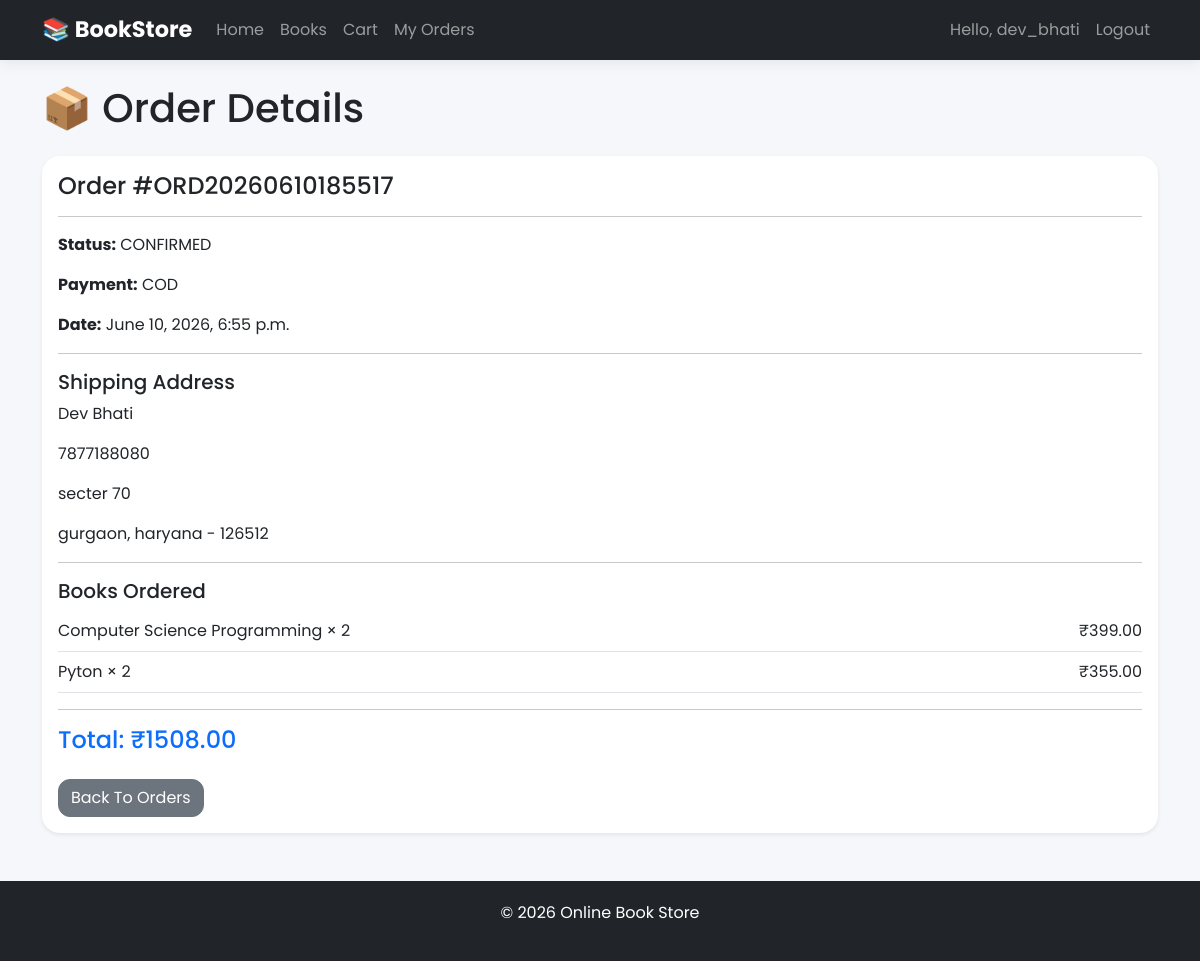
The app's page /orders/detail/5/ (signed in) with its own data.
### orders/models.py (models this page shows, shortened)
class Order(models.Model):
    PAYMENT_METHODS = (
        ('UPI', 'UPI'),
        ('CARD', 'Card'),
        ('COD', 'Cash On Delivery'),
    )
    PAYMENT_STATUS = (
        ('PENDING', 'Pending'),
        ('SUCCESS', 'Success'),
        ('FAILED', 'Failed'),
    )
    ORDER_STATUS = (
        ('PENDING', 'Pending'),
        ('CONFIRMED', 'Confirmed'),
        ('SHIPPED', 'Shipped'),
        ('DELIVERED', 'Delivered'),
        ('CANCELLED', 'Cancelled'),
    )
    user = models.ForeignKey(
        User,
        on_delete=models.CASCADE
    )
    order_number = models.CharField(
        max_length=20,
        unique=True
    )
    total_price = models.DecimalField(
        max_digits=10,
        decimal_places=2
    )
    full_name = models.CharField(
        max_length=100
    )
    phone = models.CharField(
        max_length=10
    )
    address = models.TextField()
    city = models.CharField(
        max_length=100
    )
    state = models.CharField(
        max_length=100
    )
    pincode = models.CharField(
        max_length=6
    )
    payment_method = models.CharField(
        max_length=10,
        choices=PAYMENT_METHODS
    )
    payment_status = models.CharField(
        max_length=10,
        choices=PAYMENT_STATUS,
        default='PENDING'
    )
    status = models.CharField(
        max_length=20,
        choices=ORDER_STATUS,
        default='PENDING'
    )
    created_at = models.DateTimeField(
        auto_now_add=True
    )

class OrderItem(models.Model):
    order = models.ForeignKey(
        Order,
        on_delete=models.CASCADE,
        related_name='items'
    )
    book = models.ForeignKey(
        Book,
        on_delete=models.CASCADE
    )
    quantity = models.PositiveIntegerField()
    price_at_time = models.DecimalField(
        max_digits=10,
        decimal_places=2
    )

### books/models.py (models this page shows, shortened)
class Book(models.Model):
    title = models.CharField(max_length=200)
    slug = models.SlugField(unique=True, blank=True)
    author = models.CharField(max_length=100)
    description = models.TextField()
    price = models.DecimalField(
        max_digits=10,
        decimal_places=2
    )
    stock = models.PositiveIntegerField()
    image = models.ImageField(
        upload_to='books/'
    )
    category = models.ForeignKey(
        Category,
        on_delete=models.CASCADE,
        related_name='books'
    )
    is_top10 = models.BooleanField(default=False)
    is_featured = models.BooleanField(default=False)
    is_new_arrival = models.BooleanField(default=False)
    created_at = models.DateTimeField(auto_now_add=True)

### orders/views.py (the view)
@login_required
def order_detail_view(request, order_id):
    order = Order.objects.get(
        id=order_id,
        user=request.user
    )
    return render(
        request,
        'orders/order_detail.html',
        {
            'order': order
        }
    )

### templates/orders/order_detail.html
{% extends 'base.html' %}
{% block content %}
<h1 class="mb-4">
    📦 Order Details
</h1>
<div class="card shadow-sm border-0">
    <div class="card-body">
        <h4>
            Order #{{ order.order_number }}
        </h4>
        <hr>
        <p>
            <strong>Status:</strong>
            {{ order.status }}
        </p>
        <p>
            <strong>Payment:</strong>
            {{ order.payment_method }}
        </p>
        <p>
            <strong>Date:</strong>
            {{ order.created_at }}
        </p>
        <hr>
        <h5>
            Shipping Address
        </h5>
        <p>
            {{ order.full_name }}
        </p>
        <p>
            {{ order.phone }}
        </p>
        <p>
            {{ order.address }}
        </p>
        <p>
            {{ order.city }},
            {{ order.state }}
            -
            {{ order.pincode }}
        </p>
        <hr>
        <h5>
            Books Ordered
        </h5>
        {% for item in order.items.all %}
        <div class="d-flex justify-content-between border-bottom py-2">
            <div>
                {{ item.book.title }}
                ×
                {{ item.quantity }}
            </div>
            <div>
                ₹{{ item.price_at_time }}
            </div>
        </div>
        {% endfor %}
        <hr>
        <h4 class="text-primary">
            Total:
            ₹{{ order.total_price }}
        </h4>
        <a
            href="{% url 'my_orders' %}"
            class="btn btn-secondary mt-3"
        >
            Back To Orders
        </a>
    </div>
</div>
{% endblock %}

### templates/base.html (shortened to what this page needs)
{% load static %}
<!DOCTYPE html>
<html lang="en">
<head>
    <link
        href="https://cdn.jsdelivr.net/npm/bootstrap@5.3.3/dist/css/bootstrap.min.css"
        rel="stylesheet"
    >
   <link
    rel="stylesheet"
    href="{% static 'css/style.css' %}"
>
</head>
<body>
<nav class="navbar navbar-expand-lg navbar-dark bg-dark">
    <div class="container">
        <a
            class="navbar-brand fw-bold"
            href="{% url 'home' %}"
        >
            📚 BookStore
        </a>
        <div
            class="collapse navbar-collapse"
            id="navbarNav"
        >
            <ul class="navbar-nav me-auto">
                <li class="nav-item">
                    <a
                        class="nav-link"
                        href="{% url 'home' %}"
                    >
                        Home
                    </a>
                </li>
                <li class="nav-item">
                    <a
                        class="nav-link"
                        href="{% url 'book_list' %}"
                    >
                        Books
                    </a>
                </li>
                <li class="nav-item">
                    <a
                        class="nav-link"
                        href="{% url 'cart' %}"
                    >
                        Cart
                    </a>
                </li>
                {% if user.is_authenticated %}
                <li class="nav-item">
                    <a
                        class="nav-link"
                        href="{% url 'my_orders' %}"
                    >
                        My Orders
                    </a>
                </li>
                {% endif %}
            </ul>
            <ul class="navbar-nav">
                {% if user.is_authenticated %}
                <li class="nav-item">
                    <span
                        class="nav-link"
                    >
                        Hello, {{ user.username }}
                    </span>
                </li>
                <li class="nav-item">
                    <a
                        class="nav-link"
                        href="{% url 'logout' %}"
                    >
                        Logout
                    </a>
                </li>
                {% endif %}
            </ul>
        </div>
    </div>
</nav>
<div class="container mt-4">
    {% block content %}
    {% endblock %}
</div>
<footer class="footer mt-5">
    <div class="container text-center">
        <p>
            © 2026 Online Book Store
        </p>
    </div>
</footer>
</body>
</html>

### static/css/style.css (style rules this page uses)
body { background:#f5f7fb; font-family:'Poppins',sans-serif; }
.navbar { box-shadow:0 2px 15px rgba(0,0,0,.08); position:sticky; top:0; z-index:1000; }
.navbar-brand { font-weight:700; font-size:1.4rem; }
.footer { background:#212529; color:white; padding:20px; margin-top:auto; }
.btn { border-radius:12px; }
.card { border-radius:18px; }
html, body { height:100%; }
body { display:flex; flex-direction:column; min-height:100vh; }
.container { flex:1; }

### records on screen
Order: order_number "ORD20260610185517", status "CONFIRMED", payment_method "COD", created_at "June 10, 2026, 6:55 p.m.", full_name "Dev Bhati", phone "7877188080", address "secter 70", city "gurgaon", state "haryana", pincode "126512", total_price "1508.00"
OrderItem: book "Computer Science Programming", quantity "2", price_at_time "399.00"
OrderItem: book "Pyton", quantity "2", price_at_time "355.00"

### other values on screen
{{ user.username }} "dev_bhati"
